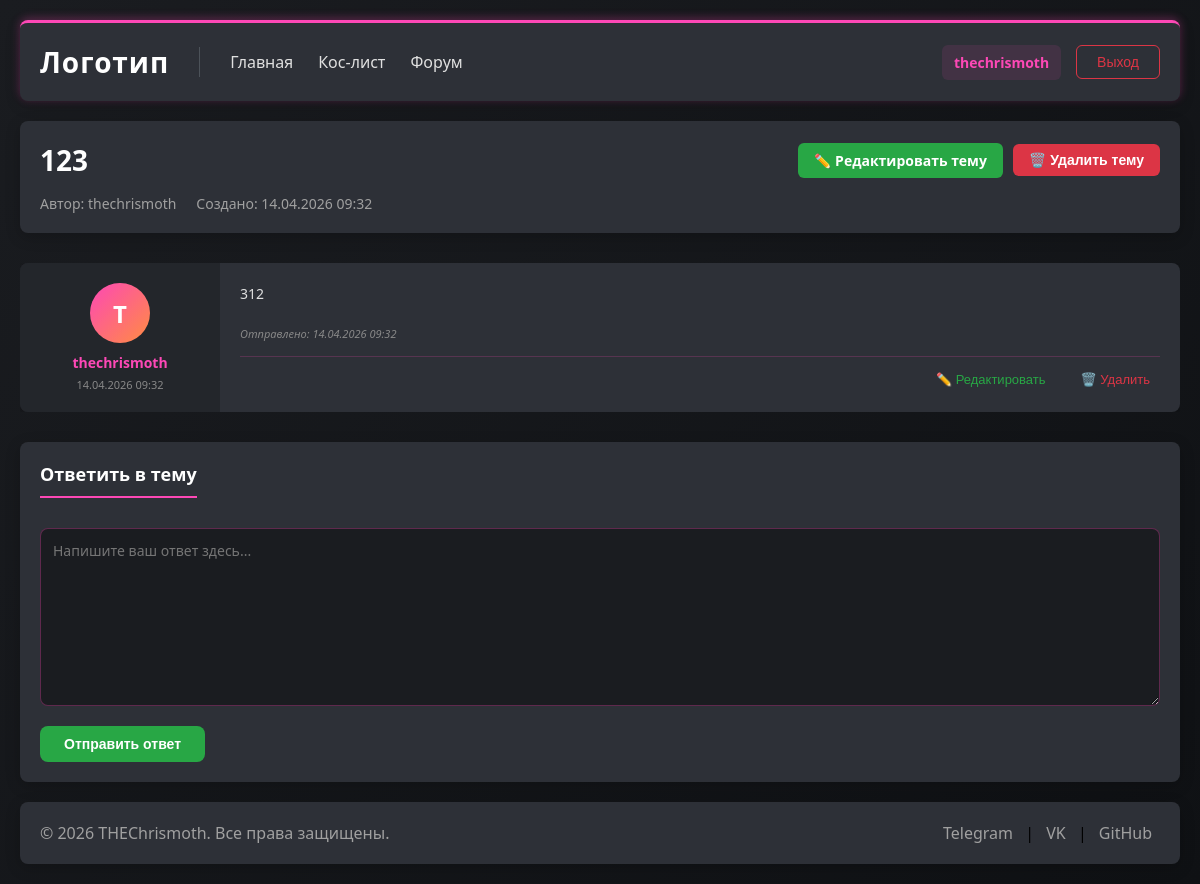
/topic/123/ (signed in), run on the app's committed database.
### forum/models.py (models this page shows, shortened)
class Topic(models.Model):
    title = models.CharField('Название темы', max_length=100)
    slug = models.SlugField(unique=True, blank=True)
    author = models.ForeignKey(User, on_delete=models.CASCADE, related_name='topics')
    created_at = models.DateTimeField(auto_now_add=True)
    updated_at = models.DateTimeField(auto_now=True)
    subcategory = models.ForeignKey(
        SubCategory,
        on_delete=models.CASCADE,
        related_name='topics',
        verbose_name='Подкатегории'
    )
    class Meta:
        ordering = ['-updated_at']
        verbose_name = 'Тему'
        verbose_name_plural = 'Темы'

class Post(models.Model):
    content = models.TextField('Содержание')
    author = models.ForeignKey(User, on_delete=models.CASCADE, related_name='posts')
    topic = models.ForeignKey(
        Topic,
        on_delete=models.CASCADE,
        related_name='posts',
        verbose_name='Тема'
    )
    created_at = models.DateTimeField(auto_now_add=True)
    updated_at = models.DateTimeField(auto_now=True)
    class Meta:
        ordering = ['created_at']
        verbose_name = 'Пост'
        verbose_name_plural = 'Посты'

### forum/views.py (the view)
# urls.py: path('topic/<slug:slug>/', views.topic_detail, name='topic_detail'),
def topic_detail(request, slug):
    topic = get_object_or_404(Topic, slug=slug)
    if not topic.subcategory.is_visible_to_user(request.user):
        raise PermissionDenied("У вас нет доступа к этой теме")
    posts = topic.posts.all()
    form = PostForm()
    context = {
        'topic': topic,
        'posts': posts,
        'form': form,
    }
    return render(request, 'forum/topic_detail.html', context)

### forum/forms.py
class PostForm(forms.ModelForm):
    content = forms.CharField(
        label='Ваш ответ',
        widget=forms.Textarea(attrs={'rows': 8, 'class': 'form-control', 'placeholder': 'Напишите ваш ответ здесь...'}),
        required=True
    )
    class Meta:
        model = Post
        fields = ['content']

### forum/models.py (called while the page is built, shortened)
    def is_visible_to_user(self, user):
        if user.is_superuser:
            return True

    def is_visible_to_user(self, user):
        if not self.category.is_visible_to_user(user):
            return False
        if user.is_superuser:
            return True

### templates/forum/topic_detail.html (shortened to what this page needs)
{% extends 'base.html' %}
{% load static %}
{% block extra_css %}
    <link rel="stylesheet" href="{% static 'forum/css/subcategory.css' %}">
    <link rel="stylesheet" href="{% static 'forum/css/topic_detail.css' %}">
{% endblock %}
{% block content %}
<div class="topic-detail-container">
    <div class="topic-header">
        <div class="topic-header-top">
            <h1 class="topic-title-main">{{ topic.title }}</h1>
            <div class="topic-header-buttons">
                {% if user == topic.author or user.is_superuser %}
                    <a href="{% url 'topic_edit' slug=topic.slug %}" class="btn-edit-topic" title="Редактировать тему">✏️ Редактировать тему</a>
                    <form method="post" action="{% url 'topic_delete' slug=topic.slug %}" class="topic-delete-form-header" style="display: inline;">
                        <button type="submit" class="btn-delete-topic-header">🗑️ Удалить тему</button>
                    </form>
                {% endif %}
            </div>
        </div>
        <div class="topic-meta-info">
            <span>Автор: {{ topic.author.username }}</span>
            <span>Создано: {{ topic.created_at|date:"d.m.Y H:i" }}</span>
        </div>
    </div>
    <div class="posts-block">
        <div class="posts-container">
            {% if posts %}
                <ul class="posts-list">
                    {% for post in posts %}
                        <li class="post-item" id="post-{{ post.id }}">
                            <div class="post-author">
                                <div class="author-avatar">
                                    {{ post.author.username|make_list|first|upper }}
                                </div>
                                <div class="author-name">{{ post.author.username }}</div>
                                <div class="post-date">{{ post.created_at|date:"d.m.Y H:i" }}</div>
                            </div>
                            <div class="post-content">
                                <div class="post-text" id="post-text-{{ post.id }}">
                                    {{ post.content|linebreaks }}
                                </div>
                                <div class="post-meta">
                                    {% if post.updated_at|date:"Y-m-d H:i" != post.created_at|date:"Y-m-d H:i" %}
                                        <span class="post-edited">Отредактировано: {{ post.updated_at|date:"d.m.Y H:i" }}</span>
                                    {% else %}
                                        <span class="post-created">Отправлено: {{ post.created_at|date:"d.m.Y H:i" }}</span>
                                    {% endif %}
                                </div>
                                {% if user == post.author or user.is_superuser %}
                                    <div class="post-actions">
                                        <button type="button" class="btn-post-edit" onclick="showEditForm({{ post.id }})" title="Редактировать">✏️ Редактировать</button>
                                        <form method="post" action="{% url 'post_delete' post_id=post.id %}" class="post-delete-form" style="display: inline;" onsubmit="return confirm('Удалить сообщение?');">
                                            <button type="submit" class="btn-post-delete" title="Удалить">🗑️ Удалить</button>
                                        </form>
                                    </div>
                                {% endif %}
                            </div>
                        </li>
                    {% endfor %}
                </ul>
            {% else %}
                <div class="no-posts">
                    В этой теме пока нет сообщений
                </div>
            {% endif %}
        </div>
    </div>
    <div class="reply-form-block">
        <h3 class="reply-title">Ответить в тему</h3>
        {% if user.is_authenticated %}
            <form method="post" action="{% url 'post_create' slug=topic.slug %}" class="reply-form">
                <div class="form-group">
                    {{ form.content }}
                </div>
                <div class="form-buttons">
                    <button type="submit" class="btn-submit-reply">Отправить ответ</button>
                </div>
            </form>
        {% else %}
            <div class="login-to-reply">
                <p>Чтобы ответить в теме, пожалуйста, <a href="{% url 'login' %}?next={{ request.path }}">войдите</a> в систему.</p>
            </div>
        {% endif %}
    </div>
</div>
{% endblock %}

### templates/base.html (shortened to what this page needs)
{% load static %}
<!DOCTYPE html>
<html>
<head>
    <link rel="stylesheet" href="{% static 'css/style.css' %}">
    {% block extra_css %}{% endblock %}
</head>
<body>
    <header>
        <div class="container">
            <div class="header-left">
                <h1><a href="/">Логотип</a></h1>
                <nav>
                    <a href="/">Главная</a>
                    <a href="/koslist">Кос-лист</a>
                    <a href="/">Форум</a>
                </nav>
            </div>
            <div class="header-right">
                {% if user.is_authenticated %}
                    <div class="user-menu">
                        <span class="user-name">{{ user.username }}</span>
                        <form method="post" action="{% url 'logout' %}" class="logout-form">
                            <button type="submit" class="logout-btn">Выход</button>
                        </form>
                    </div>
                {% else %}
                    <div class="auth-buttons">
                        <a href="{% url 'login' %}" class="login-btn">Вход</a>
                    </div>
                {% endif %}
            </div>
        </div>
    </header>
    <main>
        <div class="container">
            {% block content %}
            {% endblock %}
        </div>
    </main>
    <footer>
        <div class="container">
            <p>© 2026 THEChrismoth. Все права защищены.</p>
            <div class="social-links">
                <a href="#">Telegram</a> |
                <a href="#">VK</a> |
                <a href="#">GitHub</a>
            </div>
        </div>
    </footer>
</body>
</html>

### static/css/style.css (style rules this page uses)
* { margin: 0; padding: 0; box-sizing: border-box; }
body { font-family: 'Segoe UI', Tahoma, Geneva, Verdana, sans-serif; background: linear-gradient(135deg, #1a1c20 0%, #0f1114 100%); min-height: 100vh; display: flex; flex-direction: column; align-items: center; padding: 20px; }
.container { max-width: 1600px; margin: 0 auto; padding: 0 20px; }
header { background: #2D3037; border-radius: 8px; margin-bottom: 20px; padding: 20px 0; border-top: 3px solid #FD48B6; box-shadow: 0 -2px 10px rgba(253, 72, 182, 0.3), 0 4px 15px rgba(0, 0, 0, 0.2); transition: all 0.3s ease; width: 100%; max-width: 1600px; }
header .container { display: flex; justify-content: space-between; align-items: center; flex-wrap: wrap; gap: 20px; }
header h1 { color: #ffffff; font-size: 28px; letter-spacing: 1px; }
header h1 a { color: #ffffff; text-decoration: none; }
header nav { display: flex; gap: 25px; }
header nav a { color: #e0e0e0; text-decoration: none; font-weight: 500; transition: color 0.3s ease; }
main { background: rgba(45, 48, 55, 0.6); border-radius: 8px; padding: 30px 0; margin-bottom: 20px; backdrop-filter: blur(10px); width: 100%; max-width: 1600px; }
footer { background: #2D3037; border-radius: 8px; padding: 20px 0; width: 100%; max-width: 1600px; box-shadow: 0 4px 15px rgba(0, 0, 0, 0.2); margin-top: 20px; }
footer .container { display: flex; justify-content: space-between; align-items: center; flex-wrap: wrap; gap: 15px; padding: 0 20px; }
footer p { color: #a0a0a0; }
footer .social-links a { color: #a0a0a0; text-decoration: none; margin: 0 8px; transition: color 0.3s ease; }
.header-left { display: flex; align-items: center; gap: 30px; }
.header-right { display: flex; align-items: center; }
.user-menu { display: flex; align-items: center; gap: 15px; }
.user-name { color: #FD48B6; font-weight: 600; font-size: 14px; padding: 8px 12px; border-radius: 6px; background: rgba(253, 72, 182, 0.1); }
.logout-form { margin: 0; }
.logout-btn { background: transparent; color: #dc3545; border: 1px solid #dc3545; padding: 8px 20px; border-radius: 6px; cursor: pointer; font-weight: 500; font-size: 14px; transition: all 0.3s ease; }

### static/forum/css/subcategory.css (style rules this page uses)
main { background: transparent !important; backdrop-filter: none !important; padding: 0 !important; margin: 0 !important; }
main .container { background: transparent !important; padding: 0 !important; margin: 0 !important; max-width: 100% !important; }

### data on the page
Topic: title "123", author.username "thechrismoth", created_at "14.04.2026 09:32"
Post: author.username|make_list "T", author.username "thechrismoth", created_at "14.04.2026 09:32", content "312"

### other printed values
{{ user.username }} "thechrismoth"
